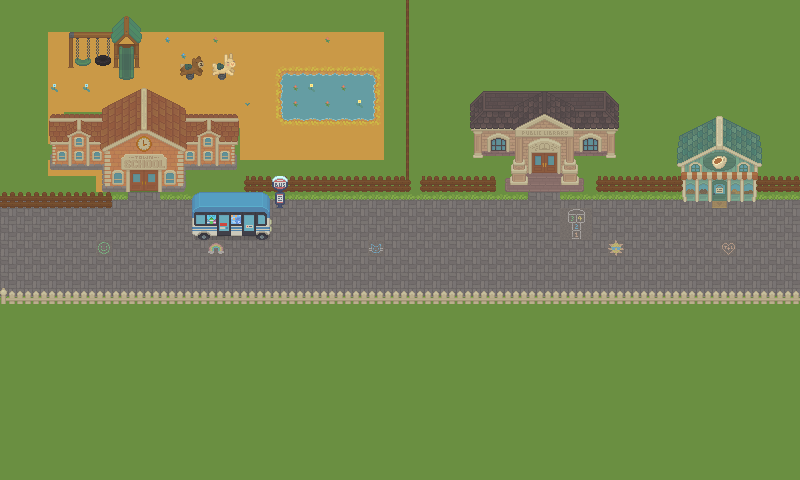

Tiled map render using the project's own tile images. Description and the map definition, with tile-layer contents summarised, below:
An orthogonal 50x30 tile map with 16x16 px tiles, 3 tile layers (Grass, objetos1, objetos2), 2 tilesets and 44 objects.

<map version="1.10" tiledversion="1.11.2" orientation="orthogonal" renderorder="right-down" width="50" height="30" tilewidth="16" tileheight="16" infinite="0" nextlayerid="6" nextobjectid="47">
 <tileset firstgid="1" source="../tsx/tiles.tsx" />
 <tileset firstgid="3016" source="../tsx/buildings_all.tsx" />
 <layer id="1" name="Grass" width="50" height="30">
  <data>[1500 cells, 1500 non-empty, 20 distinct tile ids]</data>
 </layer>
 <layer id="2" name="objetos1" width="50" height="30">
  <data>[1500 cells, 264 non-empty, 234 distinct tile ids]</data>
 </layer>
 <layer id="3" name="objetos2" width="50" height="30">
  <data>[1500 cells, 93 non-empty, 30 distinct tile ids]</data>
 </layer>
 <objectgroup id="4" name="colisiones">
  <object id="1" x="0" y="288" width="800" height="16" />
  <object id="2" x="0" y="208" width="112" />
  <object id="3" x="0" y="192" width="112" height="16" />
  <object id="4" x="256" y="192" />
  <object id="5" x="240" y="176" width="176" height="16" />
  <object id="6" x="400" y="0" width="16" height="176" />
  <object id="7" x="416" y="176" width="80" height="16" />
  <object id="8" x="592" y="176" width="96" height="16" />
  <object id="9" x="48" y="160" height="16" />
  <object id="10" x="48" y="128" width="192" height="48" />
  <object id="11" x="96" y="192" height="16" />
  <object id="12" x="112" y="176" width="64" height="16" />
  <object id="13" x="64" y="32" width="80" height="32" />
  <object id="14" x="112" y="64" width="32" height="16" />
  <object id="15" x="112" y="32" width="16" height="16" />
  <object id="16" x="112" y="16" width="32" height="16" />
  <object id="17" x="272" y="64" width="112" height="64" />
  <object id="18" x="176" y="64" width="64" height="16" />
  <object id="19" x="192" y="48" width="16" height="32" />
  <object id="20" x="224" y="48" height="32" />
  <object id="21" x="224" y="48" width="16" height="16" />
  <object id="22" x="480" y="160" width="16" />
  <object id="23" x="464" y="96" width="160" height="64" />
  <object id="24" x="48" y="112" width="192" height="16" />
  <object id="25" x="96" y="96" width="96" height="32" />
  <object id="26" x="128" y="80" width="32" height="32" />
  <object id="27" x="192" y="192" width="80" height="48" />
  <object id="28" x="768" y="176" width="32" height="16" />
  <object id="29" x="752" y="176" width="16" height="16" />
  <object id="30" x="688" y="128" width="64" height="64" />
  <object id="31" x="688" y="128" width="80" height="48" />
  <object id="32" x="672" y="144" width="16" height="32" />
  <object id="33" x="672" y="128" width="16" height="16" />
  <object id="34" x="704" y="112" width="32" height="32" />
  <object id="35" x="512" y="160" width="16" height="32" />
  <object id="36" x="560" y="160" width="16" height="32" />
  <object id="37" x="528" y="144" width="32" height="32" />
  <object id="38" x="592" y="144" />
  <object id="39" x="496" y="144" />
 </objectgroup>
 <objectgroup id="5" name="interacciones">
  <properties>
   <property name="spawnX" type="float" value="160" />
   <property name="spawnY" type="float" value="64" />
   <property name="targetMap" value="exteriores/entretenimiento.tmx" />
   <property name="tipo" value="portal" />
   <property name="transicion" value="fade" />
  </properties>
  <object id="42" x="0" y="208" width="16" height="80">
   <properties>
    <property name="spawnX" type="float" value="160" />
    <property name="spawnY" type="float" value="64" />
    <property name="targetMap" value="exteriores/centro.tmx" />
    <property name="tipo" value="portal" />
    <property name="transicion" value="fade" />
   </properties>
  </object>
  <object id="43" x="784" y="192" width="16" height="96">
   <properties>
    <property name="spawnX" type="float" value="160" />
    <property name="spawnY" type="float" value="64" />
    <property name="targetMap" value="exteriores/compras.tmx" />
    <property name="tipo" value="portal" />
    <property name="transicion" value="fade" />
   </properties>
  </object>
  <object id="44" x="128" y="160" width="32" height="32">
   <properties>
    <property name="spawnX" type="float" value="160" />
    <property name="spawnY" type="float" value="64" />
    <property name="targetMap" value="interiores/arcade.tmx" />
    <property name="tipo" value="portal" />
    <property name="transicion" value="fade" />
   </properties>
  </object>
  <object id="45" x="528" y="144" width="32" height="32">
   <properties>
    <property name="spawnX" type="float" value="160" />
    <property name="spawnY" type="float" value="64" />
    <property name="targetMap" value="interiores/bibloteca.tmx" />
    <property name="tipo" value="portal" />
    <property name="transicion" value="fade" />
   </properties>
  </object>
  <object id="46" x="704" y="176" width="32" height="32">
   <properties>
    <property name="spawnX" type="float" value="160" />
    <property name="spawnY" type="float" value="64" />
    <property name="targetMap" value="interiores/coffeShop.tmx" />
    <property name="tipo" value="portal" />
    <property name="transicion" value="interiores/arcade.tmx" />
   </properties>
  </object>
 </objectgroup>
</map>
